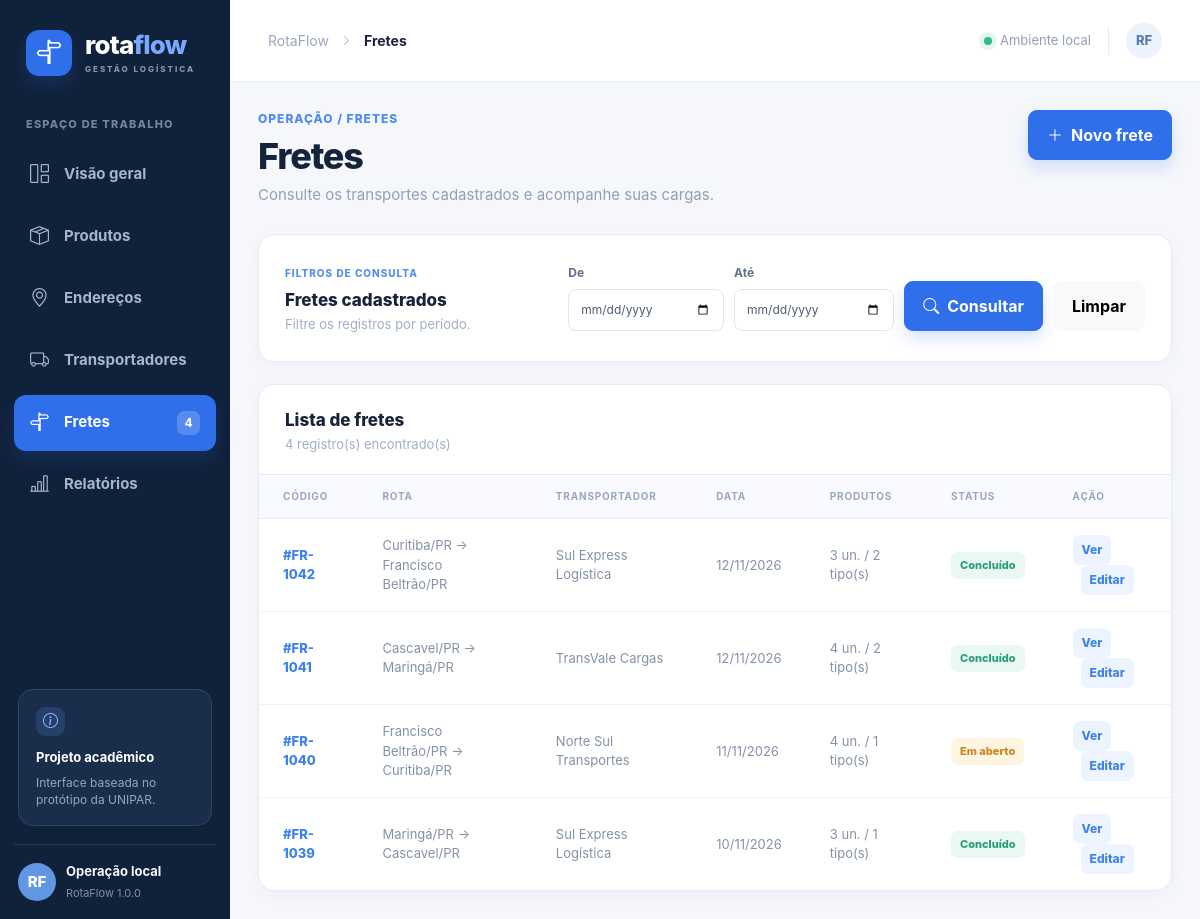
The app's page /index.php?route=freights with its own data.
### tables this page shows
CREATE TABLE frete (
    id INT UNSIGNED NOT NULL AUTO_INCREMENT,
    origem_id INT UNSIGNED NOT NULL,
    destino_id INT UNSIGNED NOT NULL,
    transportador_id INT UNSIGNED NOT NULL,
    data_frete DATE NOT NULL,
    status VARCHAR(30) NOT NULL DEFAULT 'Em aberto',
    created_at TIMESTAMP NOT NULL DEFAULT CURRENT_TIMESTAMP,
    updated_at TIMESTAMP NOT NULL DEFAULT CURRENT_TIMESTAMP ON UPDATE CURRENT_TIMESTAMP,
    PRIMARY KEY (id),
    INDEX idx_frete_data (data_frete),
    CONSTRAINT fk_frete_origem FOREIGN KEY (origem_id) REFERENCES endereco (id) ON UPDATE CASCADE ON DELETE RESTRICT,
    CONSTRAINT fk_frete_destino FOREIGN KEY (destino_id) REFERENCES endereco (id) ON UPDATE CASCADE ON DELETE RESTRICT,
    CONSTRAINT fk_frete_transportador FOREIGN KEY (transportador_id) REFERENCES transportador (id) ON UPDATE CASCADE ON DELETE RESTRICT,
    CONSTRAINT chk_frete_status CHECK (status IN ('Em aberto', 'Em trânsito', 'Concluído', 'Cancelado'))
);

CREATE TABLE endereco (
    id INT UNSIGNED NOT NULL AUTO_INCREMENT,
    identificacao VARCHAR(150) NOT NULL,
    cep CHAR(8) NOT NULL,
    logradouro VARCHAR(180) NOT NULL,
    numero VARCHAR(20) NOT NULL,
    complemento VARCHAR(100) NULL,
    bairro VARCHAR(100) NOT NULL,
    cidade VARCHAR(100) NOT NULL,
    estado CHAR(2) NOT NULL,
    created_at TIMESTAMP NOT NULL DEFAULT CURRENT_TIMESTAMP,
    updated_at TIMESTAMP NOT NULL DEFAULT CURRENT_TIMESTAMP ON UPDATE CURRENT_TIMESTAMP,
    PRIMARY KEY (id),
    INDEX idx_endereco_cidade (cidade),
    CONSTRAINT chk_endereco_estado CHECK (CHAR_LENGTH(estado) = 2)
);

CREATE TABLE transportador (
    id INT UNSIGNED NOT NULL AUTO_INCREMENT,
    nome VARCHAR(150) NOT NULL,
    documento VARCHAR(20) NOT NULL,
    telefone VARCHAR(20) NOT NULL,
    email VARCHAR(150) NULL,
    placa_veiculo VARCHAR(8) NULL,
    created_at TIMESTAMP NOT NULL DEFAULT CURRENT_TIMESTAMP,
    updated_at TIMESTAMP NOT NULL DEFAULT CURRENT_TIMESTAMP ON UPDATE CURRENT_TIMESTAMP,
    PRIMARY KEY (id),
    UNIQUE KEY uq_transportador_documento (documento)
);

### app/helpers.php (called while the page is built, shortened)
<?php
function e(mixed $value): string
{
    return htmlspecialchars((string) ($value ?? ''), ENT_QUOTES | ENT_SUBSTITUTE, 'UTF-8');
}
function url(string $route = 'dashboard', array $query = []): string
{
    $script = str_replace('\\', '/', $_SERVER['SCRIPT_NAME'] ?? '/rotaflow/public/index.php');
    $base = rtrim(str_replace('/index.php', '', $script), '/');
    $params = array_merge(['route' => $route], $query);
    return $base . '/index.php?' . http_build_query($params);
}
function render(string $view, array $data = []): void
{
    extract($data, EXTR_SKIP);
    if (!isset($freightCount) || $freightCount === null) {
        try {
            $freightCount = (int) db()->query('SELECT COUNT(*) FROM frete')->fetchColumn();
        } catch (Throwable) {
            $freightCount = null;
        }
    }
    $viewFile = BASE_PATH . '/app/Views/' . $view . '.php';
    require $viewFile;
    require BASE_PATH . '/app/Views/layouts/app.php';
}
function date_br(?string $date): string
{
    return (new DateTimeImmutable($date))->format('d/m/Y');
}

### app/Controllers/FreightController.php (called while the page is built, shortened)
<?php
final class FreightController extends Controller
{
    private FreightRepository $freights;
    public function __construct()
    {
        $pdo = db();
        $this->freights = new FreightRepository($pdo);
    }
    public function index(): void
    {
        render('freights/index', [
            'freights' => $this->freights->all($_GET['from'] ?? null, $_GET['to'] ?? null),
            'from' => (string) ($_GET['from'] ?? ''),
            'to' => (string) ($_GET['to'] ?? ''),
        ]);
    }
}

### public/index.php (called while the page is built, shortened)
<?php
require dirname(__DIR__) . '/bootstrap.php';
$route = trim((string) ($_GET['route'] ?? 'dashboard'), '/');
$routes = [
    'dashboard' => [App\Controllers\DashboardController::class, 'index'],
    'products' => [App\Controllers\ProductController::class, 'index'],
    'products/save' => [App\Controllers\ProductController::class, 'save'],
    'products/delete' => [App\Controllers\ProductController::class, 'delete'],
    'addresses' => [App\Controllers\AddressController::class, 'index'],
    'addresses/save' => [App\Controllers\AddressController::class, 'save'],
    'addresses/delete' => [App\Controllers\AddressController::class, 'delete'],
    'carriers' => [App\Controllers\CarrierController::class, 'index'],
    'carriers/save' => [App\Controllers\CarrierController::class, 'save'],
    'carriers/delete' => [App\Controllers\CarrierController::class, 'delete'],
    'freights' => [App\Controllers\FreightController::class, 'index'],
    'freights/create' => [App\Controllers\FreightController::class, 'create'],
    'freights/save' => [App\Controllers\FreightController::class, 'save'],
    'freights/show' => [App\Controllers\FreightController::class, 'show'],
    'reports' => [App\Controllers\ReportController::class, 'index'],
    'reports/csv' => [App\Controllers\ReportController::class, 'csv'],
    'reports/pdf' => [App\Controllers\ReportController::class, 'pdf'],
];
try {
    [$controller, $action] = $routes[$route];
    (new $controller())->$action();
} catch (PDOException $exception) {
    http_response_code(503);
    render('layouts/error', ['message' => 'Não foi possível conectar ao banco de dados. Importe o database/schema.sql e confira config/database.local.php.']);
} catch (Throwable $exception) {
    http_response_code(500);
    render('layouts/error', ['message' => 'Ocorreu um erro inesperado. Revise os dados e tente novamente.']);
}

### bootstrap.php (called while the page is built, shortened)
<?php
require_once __DIR__ . '/config/app.php';
require_once __DIR__ . '/app/helpers.php';
function db(): PDO
{
    static $pdo;
    if ($pdo instanceof PDO) {
        return $pdo;
    }
    $config = require BASE_PATH . '/config/database.php';
    $dsn = sprintf(
        'mysql:host=%s;port=%s;dbname=%s;charset=%s',
        $config['host'],
        $config['port'],
        $config['database'],
        $config['charset']
    );
    $pdo = new PDO($dsn, $config['username'], $config['password'], [
        PDO::ATTR_ERRMODE => PDO::ERRMODE_EXCEPTION,
        PDO::ATTR_DEFAULT_FETCH_MODE => PDO::FETCH_ASSOC,
        PDO::ATTR_EMULATE_PREPARES => false,
    ]);
    return $pdo;
}

### app/Repositories/FreightRepository.php (called while the page is built, shortened)
<?php
final class FreightRepository extends BaseRepository
{
    public function all(?string $from = null, ?string $to = null): array
    {
        $sql = 'SELECT f.*, o.identificacao AS origem_nome, o.cidade AS origem_cidade, o.estado AS origem_estado,
                       d.identificacao AS destino_nome, d.cidade AS destino_cidade, d.estado AS destino_estado,
                       t.nome AS transportador_nome,
                       COALESCE(SUM(fp.quantidade), 0) AS quantidade_total,
                       COALESCE(SUM(fp.quantidade * p.valor), 0) AS valor_total,
                       COUNT(fp.produto_id) AS tipos_produto
                FROM frete f
                INNER JOIN endereco o ON o.id = f.origem_id
                INNER JOIN endereco d ON d.id = f.destino_id
                INNER JOIN transportador t ON t.id = f.transportador_id
                LEFT JOIN frete_produto fp ON fp.frete_id = f.id
                LEFT JOIN produto p ON p.id = fp.produto_id';
        $params = [];
        $sql .= ' GROUP BY f.id ORDER BY f.data_frete DESC, f.id DESC';
        $stmt = $this->pdo->prepare($sql);
        $stmt->execute($params);
        return $stmt->fetchAll();
    }
}

### app/Views/freights/index.php (the view, shortened to what this page needs)
<section class="page-heading"><div><p class="eyebrow">OPERAÇÃO / FRETES</p><h1>Fretes</h1><p class="subheading">Consulte os transportes cadastrados e acompanhe suas cargas.</p></div><a class="btn btn-primary" href="<?= e(url('freights/create')) ?>"><i class="bi bi-plus-lg me-2"></i>Novo frete</a></section>
<div class="surface report-filter compact-filter"><form class="filter-top" method="get"><input type="hidden" name="route" value="freights"><div><span class="form-kicker">FILTROS DE CONSULTA</span><h2>Fretes cadastrados</h2><p>Filtre os registros por período.</p></div><div class="filter-controls"><label>De<input type="date" name="from" value="<?= e($from) ?>"></label><label>Até<input type="date" name="to" value="<?= e($to) ?>"></label><button class="btn btn-primary" type="submit"><i class="bi bi-search me-2"></i>Consultar</button><a class="btn btn-light" href="<?= e(url('freights')) ?>">Limpar</a></div></form></div>
<div class="surface report-table"><div class="section-head"><div><h2>Lista de fretes</h2><p><?= e(count($freights)) ?> registro(s) encontrado(s)</p></div></div><div class="table-wrap"><table class="data-table"><thead><tr><th>CÓDIGO</th><th>ROTA</th><th>TRANSPORTADOR</th><th>DATA</th><th>PRODUTOS</th><th>STATUS</th><th>AÇÃO</th></tr></thead><tbody>
<?php foreach ($freights as $freight): ?><tr><td><a class="freight-code" href="<?= e(url('freights/show', ['id' => $freight['id']])) ?>">#FR-<?= e($freight['id']) ?></a></td><td><?= e($freight['origem_cidade']) ?>/<?= e($freight['origem_estado']) ?> → <?= e($freight['destino_cidade']) ?>/<?= e($freight['destino_estado']) ?></td><td><?= e($freight['transportador_nome']) ?></td><td><?= e(date_br($freight['data_frete'])) ?></td><td><?= e($freight['quantidade_total']) ?> un. / <?= e($freight['tipos_produto']) ?> tipo(s)</td><td><span class="status-pill <?= $freight['status'] === 'Em aberto' ? 'pending' : '' ?>"><?= e($freight['status']) ?></span></td><td><a class="edit-link" href="<?= e(url('freights/show', ['id' => $freight['id']])) ?>">Ver</a><a class="edit-link ms-2" href="<?= e(url('freights/create', ['edit' => $freight['id']])) ?>">Editar</a></td></tr><?php endforeach; ?>
<?php if (!$freights): ?><tr><td colspan="7" class="text-center py-5 text-secondary">Nenhum frete encontrado para os filtros informados.</td></tr><?php endif; ?></tbody></table></div></div>

### public/assets/css/app.css (style rules this page uses)
:root { --navy: #10213a; --navy-2: #162b49; --blue: #2f6fea; --blue-soft: #edf4ff; --ink: #17243a; --muted: #8291a8; --line: #e5ebf4; --canvas: #f5f7fb; --white: #fff; --green: #35b795; --purple: #8c6cf2; --amber: #f2ad48; }
* { box-sizing: border-box; }
body { margin: 0; background: var(--canvas); color: var(--ink); font-family: Inter, ui-sans-serif, system-ui, -apple-system, "Segoe UI", sans-serif; font-size: 15px; }
a { color: inherit; }
.page-heading { display: flex; align-items: flex-start; justify-content: space-between; gap: 24px; margin-bottom: 27px; }
.eyebrow { margin: 0 0 7px; color: #4b8bf2; font-size: 12px; font-weight: 800; letter-spacing: 1px; }
.page-heading h1 { margin: 0; color: #15243a; font-size: clamp(30px, 3vw, 38px); letter-spacing: -1.2px; font-weight: 800; }
.subheading { margin: 6px 0 0; color: #91a0b5; }
.btn { border-radius: 9px; padding: 12px 18px; font-weight: 750; }
.btn-primary { border-color: var(--blue); background: var(--blue); box-shadow: 0 8px 16px rgba(47,111,234,.18); }
.surface { border: 1px solid var(--line); border-radius: 16px; background: var(--white); box-shadow: 0 5px 16px rgba(28,48,81,.035); }
.metric-top, .card-header, .section-head, .inner-head, .filter-top { display: flex; align-items: flex-start; justify-content: space-between; gap: 16px; }
.card-header, .section-head { padding: 25px 26px 20px; }
.card-header h2, .section-head h2, .inner-head h2, .filter-top h2 { margin: 0; color: var(--ink); font-size: 17px; font-weight: 800; }
.card-header p, .section-head p, .inner-head p, .filter-top p { margin: 5px 0 0; color: #a2afc0; font-size: 13px; }
.table-wrap { overflow-x: auto; }
.data-table { width: 100%; min-width: 620px; border-collapse: collapse; }
.data-table th { padding: 14px 24px; color: #99a7bb; background: #f8faff; border-top: 1px solid var(--line); border-bottom: 1px solid var(--line); font-size: 10px; letter-spacing: .8px; white-space: nowrap; }
.data-table td { padding: 16px 24px; color: #8492a6; border-bottom: 1px solid #eef2f7; vertical-align: middle; font-size: 13px; }
.data-table tbody tr:last-child td { border-bottom: 0; }
.freight-code { color: #3e82ed; font-weight: 800; text-decoration: none; }
.status-pill { display: inline-flex; padding: 5px 9px; border-radius: 7px; color: #299d7e; background: #e9f8f2; font-size: 11px; font-weight: 800; }
.status-pill.pending { color: #c88724; background: #fff4df; }
.section-head { align-items: center; }
.edit-link { display: inline-block; padding: 6px 9px; border: 0; border-radius: 7px; color: #3f82e9; background: #edf4ff; font-size: 12px; font-weight: 800; text-decoration: none; }
.form-kicker { display: inline-block; margin-bottom: 9px; color: #568df0; font-size: 10px; letter-spacing: 1px; font-weight: 800; }
.form-panel label, .freight-card label, .filter-controls label { display: block; margin-bottom: 15px; color: #61718a; font-size: 12px; font-weight: 750; }
.form-panel input, .form-panel textarea, .form-panel select, .freight-card input, .freight-card select, .filter-controls input { width: 100%; margin-top: 7px; padding: 11px 12px; border: 1px solid #dfe6f0; border-radius: 8px; color: #4c5d73; outline: none; background: #fff; }
.compact-filter { margin-bottom: 22px; }
.report-filter { padding: 26px; }
.filter-top { align-items: center; }
.filter-controls { display: flex; align-items: flex-end; gap: 10px; }
.filter-controls label { min-width: 145px; margin: 0; }
.filter-controls input { min-width: 140px; }
.filter-controls .btn { white-space: nowrap; }

### records on screen
frete: id "1042", origem.cidade "Curitiba", origem.estado "PR", destino.cidade "Francisco Beltrão", destino.estado "PR", transportador.nome "Sul Express Logística", data_frete "12/11/2026", quantidade_total "3", tipos_produto "2", status "Concluído"
frete: id "1041", origem.cidade "Cascavel", origem.estado "PR", destino.cidade "Maringá", destino.estado "PR", transportador.nome "TransVale Cargas", data_frete "12/11/2026", quantidade_total "4", tipos_produto "2", status "Concluído"
frete: id "1040", origem.cidade "Francisco Beltrão", origem.estado "PR", destino.cidade "Curitiba", destino.estado "PR", transportador.nome "Norte Sul Transportes", data_frete "11/11/2026", quantidade_total "4", tipos_produto "1", status "Em aberto"
frete: id "1039", origem.cidade "Maringá", origem.estado "PR", destino.cidade "Cascavel", destino.estado "PR", transportador.nome "Sul Express Logística", data_frete "10/11/2026", quantidade_total "3", tipos_produto "1", status "Concluído"

### other values on screen
$freightCount "4"
APP_VERSION "1.0.0"
$title "Fretes"
count($freights) "4"
